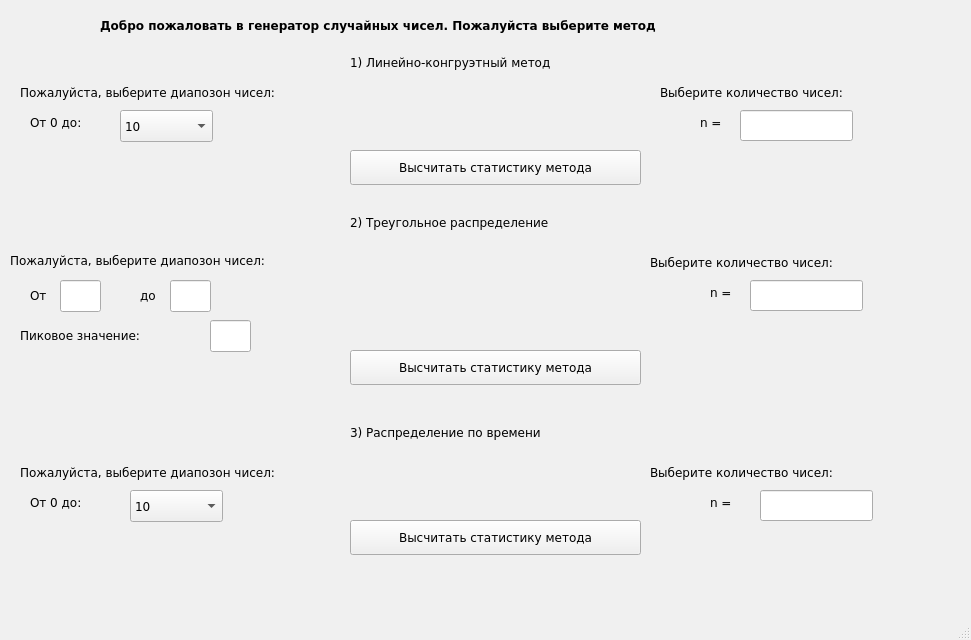
<?xml version="1.0" encoding="UTF-8"?>
<ui version="4.0">
 <class>MainWindow</class>
 <widget class="QMainWindow" name="MainWindow">
  <property name="geometry">
   <rect>
    <x>0</x>
    <y>0</y>
    <width>971</width>
    <height>640</height>
   </rect>
  </property>
  <property name="palette">
   <palette>
    <active>
     <colorrole role="WindowText">
      <brush brushstyle="SolidPattern">
       <color alpha="255">
        <red>0</red>
        <green>0</green>
        <blue>0</blue>
       </color>
      </brush>
     </colorrole>
     <colorrole role="Button">
      <brush brushstyle="SolidPattern">
       <color alpha="255">
        <red>2</red>
        <green>195</green>
        <blue>154</blue>
       </color>
      </brush>
     </colorrole>
     <colorrole role="Light">
      <brush brushstyle="SolidPattern">
       <color alpha="255">
        <red>255</red>
        <green>255</green>
        <blue>255</blue>
       </color>
      </brush>
     </colorrole>
     <colorrole role="Midlight">
      <brush brushstyle="SolidPattern">
       <color alpha="255">
        <red>247</red>
        <green>249</green>
        <blue>222</blue>
       </color>
      </brush>
     </colorrole>
     <colorrole role="Dark">
      <brush brushstyle="SolidPattern">
       <color alpha="255">
        <red>120</red>
        <green>121</green>
        <blue>94</blue>
       </color>
      </brush>
     </colorrole>
     <colorrole role="Mid">
      <brush brushstyle="SolidPattern">
       <color alpha="255">
        <red>160</red>
        <green>162</green>
        <blue>126</blue>
       </color>
      </brush>
     </colorrole>
     <colorrole role="Text">
      <brush brushstyle="SolidPattern">
       <color alpha="255">
        <red>5</red>
        <green>102</green>
        <blue>141</blue>
       </color>
      </brush>
     </colorrole>
     <colorrole role="BrightText">
      <brush brushstyle="SolidPattern">
       <color alpha="255">
        <red>255</red>
        <green>255</green>
        <blue>255</blue>
       </color>
      </brush>
     </colorrole>
     <colorrole role="ButtonText">
      <brush brushstyle="SolidPattern">
       <color alpha="255">
        <red>0</red>
        <green>0</green>
        <blue>0</blue>
       </color>
      </brush>
     </colorrole>
     <colorrole role="Base">
      <brush brushstyle="SolidPattern">
       <color alpha="255">
        <red>255</red>
        <green>255</green>
        <blue>255</blue>
       </color>
      </brush>
     </colorrole>
     <colorrole role="Window">
      <brush brushstyle="SolidPattern">
       <color alpha="255">
        <red>240</red>
        <green>243</green>
        <blue>189</blue>
       </color>
      </brush>
     </colorrole>
     <colorrole role="Shadow">
      <brush brushstyle="SolidPattern">
       <color alpha="255">
        <red>0</red>
        <green>0</green>
        <blue>0</blue>
       </color>
      </brush>
     </colorrole>
     <colorrole role="AlternateBase">
      <brush brushstyle="SolidPattern">
       <color alpha="255">
        <red>247</red>
        <green>249</green>
        <blue>222</blue>
       </color>
      </brush>
     </colorrole>
     <colorrole role="ToolTipBase">
      <brush brushstyle="SolidPattern">
       <color alpha="255">
        <red>255</red>
        <green>255</green>
        <blue>220</blue>
       </color>
      </brush>
     </colorrole>
     <colorrole role="ToolTipText">
      <brush brushstyle="SolidPattern">
       <color alpha="255">
        <red>0</red>
        <green>0</green>
        <blue>0</blue>
       </color>
      </brush>
     </colorrole>
     <colorrole role="PlaceholderText">
      <brush brushstyle="SolidPattern">
       <color alpha="127">
        <red>0</red>
        <green>0</green>
        <blue>0</blue>
       </color>
      </brush>
     </colorrole>
    </active>
    <inactive>
     <colorrole role="WindowText">
      <brush brushstyle="SolidPattern">
       <color alpha="255">
        <red>0</red>
        <green>0</green>
        <blue>0</blue>
       </color>
      </brush>
     </colorrole>
     <colorrole role="Button">
      <brush brushstyle="SolidPattern">
       <color alpha="255">
        <red>240</red>
        <green>240</green>
        <blue>240</blue>
       </color>
      </brush>
     </colorrole>
     <colorrole role="Light">
      <brush brushstyle="SolidPattern">
       <color alpha="255">
        <red>255</red>
        <green>255</green>
        <blue>255</blue>
       </color>
      </brush>
     </colorrole>
     <colorrole role="Midlight">
      <brush brushstyle="SolidPattern">
       <color alpha="255">
        <red>227</red>
        <green>227</green>
        <blue>227</blue>
       </color>
      </brush>
     </colorrole>
     <colorrole role="Dark">
      <brush brushstyle="SolidPattern">
       <color alpha="255">
        <red>160</red>
        <green>160</green>
        <blue>160</blue>
       </color>
      </brush>
     </colorrole>
     <colorrole role="Mid">
      <brush brushstyle="SolidPattern">
       <color alpha="255">
        <red>160</red>
        <green>160</green>
        <blue>160</blue>
       </color>
      </brush>
     </colorrole>
     <colorrole role="Text">
      <brush brushstyle="SolidPattern">
       <color alpha="255">
        <red>0</red>
        <green>0</green>
        <blue>0</blue>
       </color>
      </brush>
     </colorrole>
     <colorrole role="BrightText">
      <brush brushstyle="SolidPattern">
       <color alpha="255">
        <red>255</red>
        <green>255</green>
        <blue>255</blue>
       </color>
      </brush>
     </colorrole>
     <colorrole role="ButtonText">
      <brush brushstyle="SolidPattern">
       <color alpha="255">
        <red>0</red>
        <green>0</green>
        <blue>0</blue>
       </color>
      </brush>
     </colorrole>
     <colorrole role="Base">
      <brush brushstyle="SolidPattern">
       <color alpha="255">
        <red>255</red>
        <green>255</green>
        <blue>255</blue>
       </color>
      </brush>
     </colorrole>
     <colorrole role="Window">
      <brush brushstyle="SolidPattern">
       <color alpha="255">
        <red>240</red>
        <green>240</green>
        <blue>240</blue>
       </color>
      </brush>
     </colorrole>
     <colorrole role="Shadow">
      <brush brushstyle="SolidPattern">
       <color alpha="255">
        <red>105</red>
        <green>105</green>
        <blue>105</blue>
       </color>
      </brush>
     </colorrole>
     <colorrole role="AlternateBase">
      <brush brushstyle="SolidPattern">
       <color alpha="255">
        <red>245</red>
        <green>245</green>
        <blue>245</blue>
       </color>
      </brush>
     </colorrole>
     <colorrole role="ToolTipBase">
      <brush brushstyle="SolidPattern">
       <color alpha="255">
        <red>255</red>
        <green>255</green>
        <blue>220</blue>
       </color>
      </brush>
     </colorrole>
     <colorrole role="ToolTipText">
      <brush brushstyle="SolidPattern">
       <color alpha="255">
        <red>0</red>
        <green>0</green>
        <blue>0</blue>
       </color>
      </brush>
     </colorrole>
     <colorrole role="PlaceholderText">
      <brush brushstyle="SolidPattern">
       <color alpha="128">
        <red>0</red>
        <green>0</green>
        <blue>0</blue>
       </color>
      </brush>
     </colorrole>
    </inactive>
    <disabled>
     <colorrole role="WindowText">
      <brush brushstyle="SolidPattern">
       <color alpha="255">
        <red>120</red>
        <green>121</green>
        <blue>94</blue>
       </color>
      </brush>
     </colorrole>
     <colorrole role="Button">
      <brush brushstyle="SolidPattern">
       <color alpha="255">
        <red>2</red>
        <green>195</green>
        <blue>154</blue>
       </color>
      </brush>
     </colorrole>
     <colorrole role="Light">
      <brush brushstyle="SolidPattern">
       <color alpha="255">
        <red>255</red>
        <green>255</green>
        <blue>255</blue>
       </color>
      </brush>
     </colorrole>
     <colorrole role="Midlight">
      <brush brushstyle="SolidPattern">
       <color alpha="255">
        <red>247</red>
        <green>249</green>
        <blue>222</blue>
       </color>
      </brush>
     </colorrole>
     <colorrole role="Dark">
      <brush brushstyle="SolidPattern">
       <color alpha="255">
        <red>120</red>
        <green>121</green>
        <blue>94</blue>
       </color>
      </brush>
     </colorrole>
     <colorrole role="Mid">
      <brush brushstyle="SolidPattern">
       <color alpha="255">
        <red>160</red>
        <green>162</green>
        <blue>126</blue>
       </color>
      </brush>
     </colorrole>
     <colorrole role="Text">
      <brush brushstyle="SolidPattern">
       <color alpha="255">
        <red>120</red>
        <green>121</green>
        <blue>94</blue>
       </color>
      </brush>
     </colorrole>
     <colorrole role="BrightText">
      <brush brushstyle="SolidPattern">
       <color alpha="255">
        <red>255</red>
        <green>255</green>
        <blue>255</blue>
       </color>
      </brush>
     </colorrole>
     <colorrole role="ButtonText">
      <brush brushstyle="SolidPattern">
       <color alpha="255">
        <red>120</red>
        <green>121</green>
        <blue>94</blue>
       </color>
      </brush>
     </colorrole>
     <colorrole role="Base">
      <brush brushstyle="SolidPattern">
       <color alpha="255">
        <red>240</red>
        <green>243</green>
        <blue>189</blue>
       </color>
      </brush>
     </colorrole>
     <colorrole role="Window">
      <brush brushstyle="SolidPattern">
       <color alpha="255">
        <red>240</red>
        <green>243</green>
        <blue>189</blue>
       </color>
      </brush>
     </colorrole>
     <colorrole role="Shadow">
      <brush brushstyle="SolidPattern">
       <color alpha="255">
        <red>0</red>
        <green>0</green>
        <blue>0</blue>
       </color>
      </brush>
     </colorrole>
     <colorrole role="AlternateBase">
      <brush brushstyle="SolidPattern">
       <color alpha="255">
        <red>245</red>
        <green>245</green>
        <blue>245</blue>
       </color>
      </brush>
     </colorrole>
     <colorrole role="ToolTipBase">
      <brush brushstyle="SolidPattern">
       <color alpha="255">
        <red>255</red>
        <green>255</green>
        <blue>220</blue>
       </color>
      </brush>
     </colorrole>
     <colorrole role="ToolTipText">
      <brush brushstyle="SolidPattern">
       <color alpha="255">
        <red>0</red>
        <green>0</green>
        <blue>0</blue>
       </color>
      </brush>
     </colorrole>
     <colorrole role="PlaceholderText">
      <brush brushstyle="SolidPattern">
       <color alpha="128">
        <red>0</red>
        <green>0</green>
        <blue>0</blue>
       </color>
      </brush>
     </colorrole>
    </disabled>
   </palette>
  </property>
  <property name="windowTitle">
   <string>MainWindow</string>
  </property>
  <widget class="QWidget" name="centralwidget">
   <widget class="QLabel" name="label">
    <property name="geometry">
     <rect>
      <x>100</x>
      <y>10</y>
      <width>851</width>
      <height>31</height>
     </rect>
    </property>
    <property name="font">
     <font>
      <family>Verdana</family>
      <bold>true</bold>
     </font>
    </property>
    <property name="text">
     <string>Добро пожаловать в генератор случайных чисел. Пожалуйста выберите метод</string>
    </property>
   </widget>
   <widget class="QLabel" name="label_2">
    <property name="geometry">
     <rect>
      <x>350</x>
      <y>50</y>
      <width>331</width>
      <height>24</height>
     </rect>
    </property>
    <property name="font">
     <font>
      <family>Verdana</family>
     </font>
    </property>
    <property name="text">
     <string>1) Линейно-конгруэтный метод</string>
    </property>
   </widget>
   <widget class="QLabel" name="label_3">
    <property name="geometry">
     <rect>
      <x>20</x>
      <y>80</y>
      <width>381</width>
      <height>24</height>
     </rect>
    </property>
    <property name="font">
     <font>
      <family>Verdana</family>
     </font>
    </property>
    <property name="text">
     <string>Пожалуйста, выберите диапозон чисел:</string>
    </property>
   </widget>
   <widget class="QLabel" name="label_4">
    <property name="geometry">
     <rect>
      <x>30</x>
      <y>110</y>
      <width>71</width>
      <height>24</height>
     </rect>
    </property>
    <property name="font">
     <font>
      <family>Verdana</family>
     </font>
    </property>
    <property name="text">
     <string>От 0 до:</string>
    </property>
   </widget>
   <widget class="QComboBox" name="values_LK">
    <property name="geometry">
     <rect>
      <x>120</x>
      <y>110</y>
      <width>93</width>
      <height>32</height>
     </rect>
    </property>
    <property name="font">
     <font>
      <family>Verdana</family>
     </font>
    </property>
    <item>
     <property name="text">
      <string>10</string>
     </property>
    </item>
    <item>
     <property name="text">
      <string>100</string>
     </property>
    </item>
    <item>
     <property name="text">
      <string>1000</string>
     </property>
    </item>
   </widget>
   <widget class="QLabel" name="label_5">
    <property name="geometry">
     <rect>
      <x>660</x>
      <y>80</y>
      <width>271</width>
      <height>24</height>
     </rect>
    </property>
    <property name="font">
     <font>
      <family>Verdana</family>
     </font>
    </property>
    <property name="text">
     <string>Выберите количество чисел:</string>
    </property>
   </widget>
   <widget class="QLabel" name="label_6">
    <property name="geometry">
     <rect>
      <x>700</x>
      <y>110</y>
      <width>71</width>
      <height>24</height>
     </rect>
    </property>
    <property name="font">
     <font>
      <family>Verdana</family>
     </font>
    </property>
    <property name="text">
     <string>n =</string>
    </property>
   </widget>
   <widget class="QLineEdit" name="count_LK">
    <property name="geometry">
     <rect>
      <x>740</x>
      <y>110</y>
      <width>113</width>
      <height>31</height>
     </rect>
    </property>
   </widget>
   <widget class="QPushButton" name="statistics_LK">
    <property name="geometry">
     <rect>
      <x>350</x>
      <y>150</y>
      <width>291</width>
      <height>35</height>
     </rect>
    </property>
    <property name="font">
     <font>
      <family>Verdana</family>
     </font>
    </property>
    <property name="text">
     <string>Высчитать статистику метода</string>
    </property>
   </widget>
   <widget class="QLabel" name="label_7">
    <property name="geometry">
     <rect>
      <x>350</x>
      <y>210</y>
      <width>311</width>
      <height>24</height>
     </rect>
    </property>
    <property name="font">
     <font>
      <family>Verdana</family>
     </font>
    </property>
    <property name="text">
     <string>2) Треугольное распределение</string>
    </property>
   </widget>
   <widget class="QLabel" name="label_8">
    <property name="geometry">
     <rect>
      <x>10</x>
      <y>240</y>
      <width>391</width>
      <height>41</height>
     </rect>
    </property>
    <property name="font">
     <font>
      <family>Verdana</family>
     </font>
    </property>
    <property name="text">
     <string>Пожалуйста, выберите диапозон чисел:</string>
    </property>
   </widget>
   <widget class="QLabel" name="label_9">
    <property name="geometry">
     <rect>
      <x>30</x>
      <y>280</y>
      <width>31</width>
      <height>31</height>
     </rect>
    </property>
    <property name="font">
     <font>
      <family>Verdana</family>
     </font>
    </property>
    <property name="text">
     <string>От</string>
    </property>
   </widget>
   <widget class="QLineEdit" name="min_values_Tr">
    <property name="geometry">
     <rect>
      <x>60</x>
      <y>280</y>
      <width>41</width>
      <height>32</height>
     </rect>
    </property>
   </widget>
   <widget class="QLabel" name="label_10">
    <property name="geometry">
     <rect>
      <x>140</x>
      <y>280</y>
      <width>41</width>
      <height>31</height>
     </rect>
    </property>
    <property name="font">
     <font>
      <family>Verdana</family>
     </font>
    </property>
    <property name="text">
     <string>до</string>
    </property>
   </widget>
   <widget class="QLineEdit" name="max_values_Tr">
    <property name="geometry">
     <rect>
      <x>170</x>
      <y>280</y>
      <width>41</width>
      <height>32</height>
     </rect>
    </property>
   </widget>
   <widget class="QLabel" name="label_11">
    <property name="geometry">
     <rect>
      <x>20</x>
      <y>320</y>
      <width>191</width>
      <height>31</height>
     </rect>
    </property>
    <property name="font">
     <font>
      <family>Verdana</family>
     </font>
    </property>
    <property name="text">
     <string>Пиковое значение:</string>
    </property>
   </widget>
   <widget class="QLineEdit" name="peak_value_Tr">
    <property name="geometry">
     <rect>
      <x>210</x>
      <y>320</y>
      <width>41</width>
      <height>32</height>
     </rect>
    </property>
   </widget>
   <widget class="QLabel" name="label_12">
    <property name="geometry">
     <rect>
      <x>650</x>
      <y>250</y>
      <width>281</width>
      <height>24</height>
     </rect>
    </property>
    <property name="font">
     <font>
      <family>Verdana</family>
     </font>
    </property>
    <property name="text">
     <string>Выберите количество чисел:</string>
    </property>
   </widget>
   <widget class="QLabel" name="label_13">
    <property name="geometry">
     <rect>
      <x>710</x>
      <y>280</y>
      <width>71</width>
      <height>24</height>
     </rect>
    </property>
    <property name="font">
     <font>
      <family>Verdana</family>
     </font>
    </property>
    <property name="text">
     <string>n =</string>
    </property>
   </widget>
   <widget class="QLineEdit" name="count_Tr">
    <property name="geometry">
     <rect>
      <x>750</x>
      <y>280</y>
      <width>113</width>
      <height>31</height>
     </rect>
    </property>
   </widget>
   <widget class="QPushButton" name="statistics_Tr">
    <property name="geometry">
     <rect>
      <x>350</x>
      <y>350</y>
      <width>291</width>
      <height>35</height>
     </rect>
    </property>
    <property name="font">
     <font>
      <family>Verdana</family>
     </font>
    </property>
    <property name="text">
     <string>Высчитать статистику метода</string>
    </property>
   </widget>
   <widget class="QLabel" name="label_14">
    <property name="geometry">
     <rect>
      <x>350</x>
      <y>420</y>
      <width>291</width>
      <height>24</height>
     </rect>
    </property>
    <property name="font">
     <font>
      <family>Verdana</family>
     </font>
    </property>
    <property name="text">
     <string>3) Распределение по времени</string>
    </property>
   </widget>
   <widget class="QLabel" name="label_15">
    <property name="geometry">
     <rect>
      <x>20</x>
      <y>460</y>
      <width>381</width>
      <height>24</height>
     </rect>
    </property>
    <property name="font">
     <font>
      <family>Verdana</family>
     </font>
    </property>
    <property name="text">
     <string>Пожалуйста, выберите диапозон чисел:</string>
    </property>
   </widget>
   <widget class="QLabel" name="label_16">
    <property name="geometry">
     <rect>
      <x>30</x>
      <y>490</y>
      <width>91</width>
      <height>24</height>
     </rect>
    </property>
    <property name="font">
     <font>
      <family>Verdana</family>
     </font>
    </property>
    <property name="text">
     <string>От 0 до:</string>
    </property>
   </widget>
   <widget class="QComboBox" name="values_Time">
    <property name="geometry">
     <rect>
      <x>130</x>
      <y>490</y>
      <width>93</width>
      <height>32</height>
     </rect>
    </property>
    <property name="font">
     <font>
      <family>Verdana</family>
     </font>
    </property>
    <item>
     <property name="text">
      <string>10</string>
     </property>
    </item>
    <item>
     <property name="text">
      <string>100</string>
     </property>
    </item>
    <item>
     <property name="text">
      <string>1000</string>
     </property>
    </item>
   </widget>
   <widget class="QLabel" name="label_17">
    <property name="geometry">
     <rect>
      <x>650</x>
      <y>460</y>
      <width>281</width>
      <height>24</height>
     </rect>
    </property>
    <property name="font">
     <font>
      <family>Verdana</family>
     </font>
    </property>
    <property name="text">
     <string>Выберите количество чисел:</string>
    </property>
   </widget>
   <widget class="QLabel" name="label_18">
    <property name="geometry">
     <rect>
      <x>710</x>
      <y>490</y>
      <width>71</width>
      <height>24</height>
     </rect>
    </property>
    <property name="font">
     <font>
      <family>Verdana</family>
     </font>
    </property>
    <property name="text">
     <string>n =</string>
    </property>
   </widget>
   <widget class="QLineEdit" name="count_Time">
    <property name="geometry">
     <rect>
      <x>760</x>
      <y>490</y>
      <width>113</width>
      <height>31</height>
     </rect>
    </property>
   </widget>
   <widget class="QPushButton" name="statistics_Time">
    <property name="geometry">
     <rect>
      <x>350</x>
      <y>520</y>
      <width>291</width>
      <height>35</height>
     </rect>
    </property>
    <property name="font">
     <font>
      <family>Verdana</family>
     </font>
    </property>
    <property name="text">
     <string>Высчитать статистику метода</string>
    </property>
   </widget>
  </widget>
  <widget class="QMenuBar" name="menubar">
   <property name="geometry">
    <rect>
     <x>0</x>
     <y>0</y>
     <width>971</width>
     <height>29</height>
    </rect>
   </property>
  </widget>
  <widget class="QStatusBar" name="statusbar"/>
 </widget>
 <resources/>
 <connections/>
</ui>
